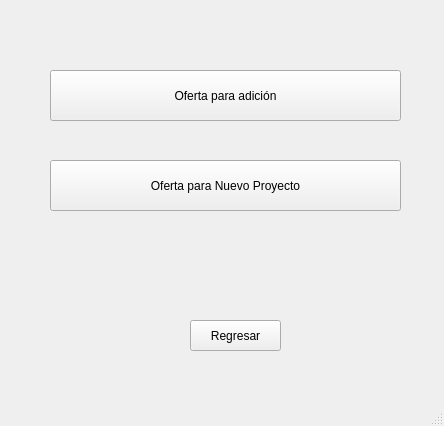
<?xml version="1.0" encoding="UTF-8"?>
<ui version="4.0">
 <class>MainWindow</class>
 <widget class="QMainWindow" name="MainWindow">
  <property name="geometry">
   <rect>
    <x>0</x>
    <y>0</y>
    <width>444</width>
    <height>426</height>
   </rect>
  </property>
  <property name="windowTitle">
   <string>MainWindow</string>
  </property>
  <widget class="QWidget" name="centralwidget">
   <widget class="QPushButton" name="boton_regresar">
    <property name="geometry">
     <rect>
      <x>190</x>
      <y>320</y>
      <width>91</width>
      <height>31</height>
     </rect>
    </property>
    <property name="text">
     <string>Regresar</string>
    </property>
   </widget>
   <widget class="QPushButton" name="boton_regresar_2">
    <property name="geometry">
     <rect>
      <x>50</x>
      <y>70</y>
      <width>351</width>
      <height>51</height>
     </rect>
    </property>
    <property name="text">
     <string>Oferta para adición</string>
    </property>
   </widget>
   <widget class="QPushButton" name="boton_regresar_3">
    <property name="geometry">
     <rect>
      <x>50</x>
      <y>160</y>
      <width>351</width>
      <height>51</height>
     </rect>
    </property>
    <property name="text">
     <string>Oferta para Nuevo Proyecto</string>
    </property>
   </widget>
  </widget>
  <widget class="QMenuBar" name="menubar">
   <property name="geometry">
    <rect>
     <x>0</x>
     <y>0</y>
     <width>444</width>
     <height>26</height>
    </rect>
   </property>
  </widget>
  <widget class="QStatusBar" name="statusbar"/>
 </widget>
 <resources/>
 <connections/>
</ui>
